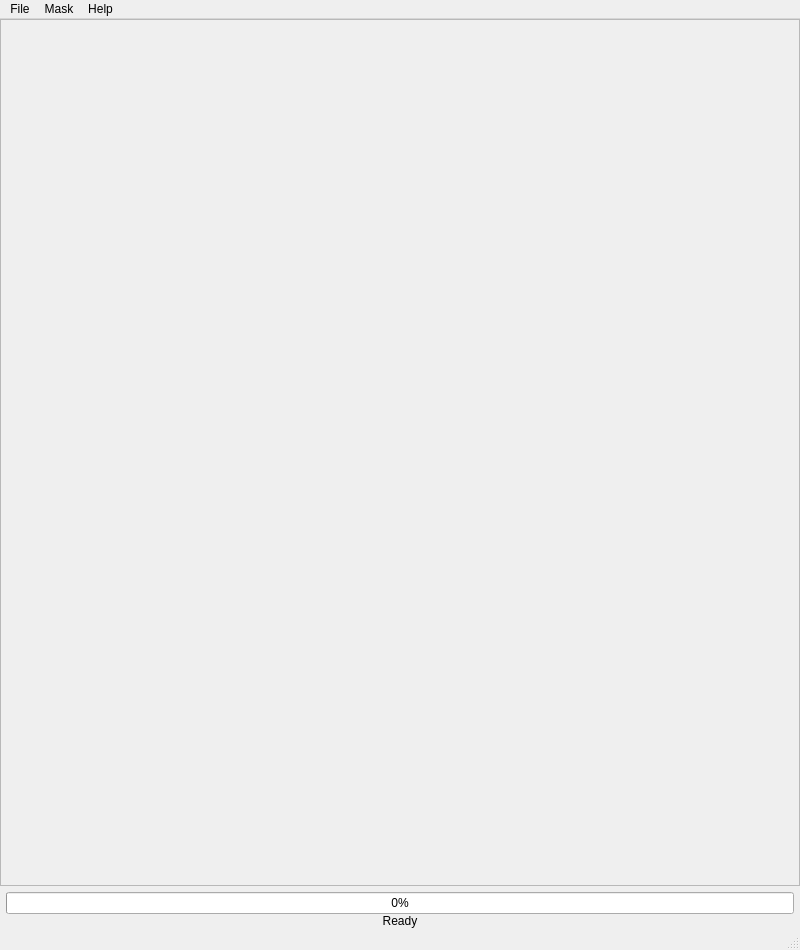
<?xml version="1.0" encoding="UTF-8"?>
<ui version="4.0">
 <class>MainWindow</class>
 <widget class="QMainWindow" name="MainWindow">
  <property name="geometry">
   <rect>
    <x>0</x>
    <y>0</y>
    <width>800</width>
    <height>950</height>
   </rect>
  </property>
  <property name="sizePolicy">
   <sizepolicy hsizetype="Maximum" vsizetype="Preferred">
    <horstretch>0</horstretch>
    <verstretch>0</verstretch>
   </sizepolicy>
  </property>
  <property name="minimumSize">
   <size>
    <width>800</width>
    <height>340</height>
   </size>
  </property>
  <property name="maximumSize">
   <size>
    <width>800</width>
    <height>16777215</height>
   </size>
  </property>
  <property name="windowTitle">
   <string>MJOLNIRGui</string>
  </property>
  <property name="windowOpacity">
   <double>1.000000000000000</double>
  </property>
  <widget class="QWidget" name="centralwidget">
   <property name="sizePolicy">
    <sizepolicy hsizetype="Expanding" vsizetype="Expanding">
     <horstretch>0</horstretch>
     <verstretch>0</verstretch>
    </sizepolicy>
   </property>
   <layout class="QVBoxLayout" name="verticalLayout_2">
    <property name="spacing">
     <number>0</number>
    </property>
    <property name="leftMargin">
     <number>0</number>
    </property>
    <property name="topMargin">
     <number>0</number>
    </property>
    <property name="rightMargin">
     <number>0</number>
    </property>
    <property name="bottomMargin">
     <number>0</number>
    </property>
    <item>
     <widget class="QScrollArea" name="scrollArea">
      <property name="sizePolicy">
       <sizepolicy hsizetype="Expanding" vsizetype="Expanding">
        <horstretch>0</horstretch>
        <verstretch>0</verstretch>
       </sizepolicy>
      </property>
      <property name="lineWidth">
       <number>0</number>
      </property>
      <property name="widgetResizable">
       <bool>true</bool>
      </property>
      <widget class="QWidget" name="scrollAreaWidgetContents">
       <property name="geometry">
        <rect>
         <x>0</x>
         <y>0</y>
         <width>798</width>
         <height>860</height>
        </rect>
       </property>
       <layout class="QHBoxLayout" name="horizontalLayout_2">
        <item>
         <layout class="QVBoxLayout" name="verticalLayout">
          <property name="sizeConstraint">
           <enum>QLayout::SetNoConstraint</enum>
          </property>
          <item>
           <widget class="QWidget" name="fixedOpen" native="true">
            <property name="minimumSize">
             <size>
              <width>200</width>
              <height>300</height>
             </size>
            </property>
           </widget>
          </item>
          <item>
           <widget class="QWidget" name="collapsibleContainer" native="true"/>
          </item>
         </layout>
        </item>
       </layout>
      </widget>
     </widget>
    </item>
    <item>
     <layout class="QVBoxLayout" name="verticalLayout_3">
      <property name="leftMargin">
       <number>6</number>
      </property>
      <property name="topMargin">
       <number>6</number>
      </property>
      <property name="rightMargin">
       <number>6</number>
      </property>
      <item>
       <widget class="QProgressBar" name="progressBar">
        <property name="sizePolicy">
         <sizepolicy hsizetype="Preferred" vsizetype="Fixed">
          <horstretch>0</horstretch>
          <verstretch>0</verstretch>
         </sizepolicy>
        </property>
        <property name="value">
         <number>0</number>
        </property>
       </widget>
      </item>
      <item>
       <widget class="QLabel" name="progressBar_label">
        <property name="sizePolicy">
         <sizepolicy hsizetype="Preferred" vsizetype="Preferred">
          <horstretch>0</horstretch>
          <verstretch>0</verstretch>
         </sizepolicy>
        </property>
        <property name="text">
         <string>Ready</string>
        </property>
        <property name="alignment">
         <set>Qt::AlignCenter</set>
        </property>
       </widget>
      </item>
     </layout>
    </item>
   </layout>
  </widget>
  <widget class="QMenuBar" name="menubar">
   <property name="geometry">
    <rect>
     <x>0</x>
     <y>0</y>
     <width>800</width>
     <height>21</height>
    </rect>
   </property>
   <widget class="QMenu" name="menuFile">
    <property name="title">
     <string>File</string>
    </property>
    <addaction name="actionSave_GUI_state"/>
    <addaction name="actionLoad_GUI_state"/>
    <addaction name="separator"/>
    <addaction name="actionGenerate_View3d_script"/>
    <addaction name="actionGenerate_QELine_script"/>
    <addaction name="actionGenerate_QPlane_script"/>
    <addaction name="actionGenerate_1d_script"/>
    <addaction name="separator"/>
    <addaction name="actionChange_Theme"/>
    <addaction name="actionExit"/>
   </widget>
   <widget class="QMenu" name="menuMask">
    <property name="title">
     <string>Mask</string>
    </property>
    <addaction name="actionOpen_mask_gui"/>
    <addaction name="actionLoad_mask"/>
   </widget>
   <widget class="QMenu" name="menuHelp">
    <property name="title">
     <string>Help</string>
    </property>
    <addaction name="actionAbout"/>
    <addaction name="actionHelp"/>
   </widget>
   <addaction name="menuFile"/>
   <addaction name="menuMask"/>
   <addaction name="menuHelp"/>
  </widget>
  <widget class="QStatusBar" name="statusbar"/>
  <action name="actionSave_GUI_state">
   <property name="text">
    <string>Save GUI state    Ctrl+S</string>
   </property>
  </action>
  <action name="actionLoad_GUI_state">
   <property name="text">
    <string>Load GUI state    Ctrl+L</string>
   </property>
  </action>
  <action name="actionGenerate_View3d_script">
   <property name="text">
    <string>Generate View3D script</string>
   </property>
  </action>
  <action name="actionGenerate_QELine_script">
   <property name="text">
    <string>Generate QELine script</string>
   </property>
  </action>
  <action name="actionGenerate_QPlane_script">
   <property name="text">
    <string>Generate QPlane script</string>
   </property>
  </action>
  <action name="actionGenerate_1d_script">
   <property name="text">
    <string>Generate 1D script</string>
   </property>
  </action>
  <action name="actionExit">
   <property name="text">
    <string>Exit</string>
   </property>
  </action>
  <action name="actionOpen_mask_gui">
   <property name="text">
    <string>Open Mask GUI</string>
   </property>
  </action>
  <action name="actionLoad_mask">
   <property name="text">
    <string>Load Mask</string>
   </property>
  </action>
  <action name="actionAbout">
   <property name="text">
    <string>About</string>
   </property>
  </action>
  <action name="actionHelp">
   <property name="text">
    <string>Help    Ctrl+H</string>
   </property>
  </action>
  <action name="actionChange_Theme">
   <property name="text">
    <string>Change Theme</string>
   </property>
  </action>
 </widget>
 <resources/>
 <connections/>
</ui>
